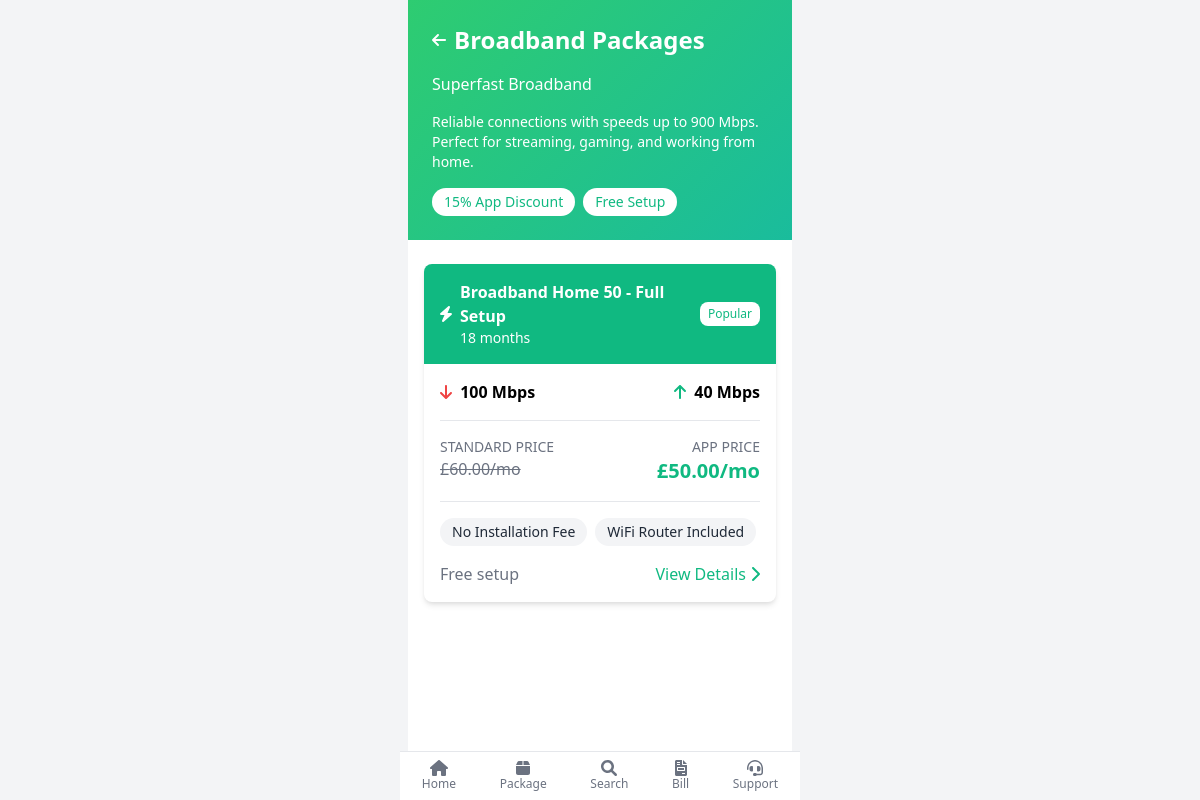
/broadband.php, run on the app's committed database.
### tables this page shows
CREATE TABLE `package` (
  `PackageID` int(11) NOT NULL,
  `PackageName` varchar(255) NOT NULL,
  `Description` text DEFAULT NULL,
  `Type` enum('Mobile','Broadband','Tablet','Custom') NOT NULL,
  `Price` decimal(10,2) NOT NULL,
  `FreeMinutes` int(11) DEFAULT 0,
  `FreeSMS` int(11) DEFAULT 0,
  `FreeGB` float DEFAULT 0,
  `old_price` int(11) NOT NULL,
  `Contract` varchar(255) DEFAULT NULL,
  `IsPopular` tinyint(1) DEFAULT 0,
  `DownloadSpeed` int(11) DEFAULT NULL,
  `UploadSpeed` int(11) DEFAULT NULL,
  `SetupFee` decimal(10,2) DEFAULT NULL,
  `Brand` varchar(100) DEFAULT NULL,
  `Rating` float DEFAULT NULL,
  `UpfrontCost` decimal(11,0) NOT NULL,
  `img` varchar(255) DEFAULT NULL
);

### broadband.php (called while the page is built, shortened)
<?php
include './Include/database.php';
include './models/Package.php';
include './models/BroadbandFeature.php';
$package = new Package($pdo);
$broadbandPackages = $package->readByType('Broadband');
$BroadbandFeature = new BroadbandFeature($pdo);
include './templates/broadband.html.php';
include './layout-mobile.html.php';

### models/Package.php (called while the page is built, shortened)
<?php
class Package {
    private $conn;
    private $table_name = "package";
    public function __construct($db) {
        $this->conn = $db;
    }
    public function readByType($type) {
        $query = "SELECT * FROM " . $this->table_name . " WHERE Type = ?";
        $stmt = $this->conn->prepare($query);
        $stmt->bindParam(1, $type);
        $stmt->execute();
        return $stmt;
    }
}
?>

### models/BroadbandFeature.php (called while the page is built, shortened)
<?php
    class BroadbandFeature {
        private $conn;
        private $table_name = "broadband_features";
        public function __construct($db) {
            $this->conn = $db;
        }
        public function getFeaturesByPackageId($packageId) {
            $query = "SELECT Feature FROM " . $this->table_name . " WHERE PackageID = :packageId";
            $stmt = $this->conn->prepare($query);
            $stmt->execute(['packageId' => $packageId]);
            return $stmt->FetchAll(PDO::FETCH_COLUMN);
        }
    }
?>

### templates/broadband.html.php (the view, shortened to what this page needs)
<header class="gradient-green text-white p-6">
    <div class="container mx-auto">
        <div class="flex items-center mb-4">
            <a href="index.php" class="mr-2"><i class="fas fa-arrow-left"></i></a>
            <h1 class="text-2xl font-bold">Broadband Packages</h1>
        </div>
        <p class="mb-4">Superfast Broadband</p>
        <p class="text-sm mb-2">Reliable connections with speeds up to 900 Mbps. Perfect for streaming, gaming, and working from home.</p>
        <div class="flex space-x-2 mt-4">
            <span class="bg-white text-green-500 px-3 py-1 rounded-full text-sm">15% App Discount</span>
            <span class="bg-white text-green-500 px-3 py-1 rounded-full text-sm">Free Setup</span>
        </div>
    </div>
</header>
<section class="py-6">
    <div class="container mx-auto px-4">
        <?php if ($broadbandPackages->rowCount() > 0): ?>
            <?php while ($pkg = $broadbandPackages->fetch(PDO::FETCH_ASSOC)): ?>
                <?php
                    $features = $BroadbandFeature->getFeaturesByPackageId($pkg['PackageID']);
                ?>
                <div class="bg-white rounded-lg shadow-md mb-6 overflow-hidden">
                    <div class="bg-green-500 text-white p-4 flex items-center">
                        <i class="fas fa-bolt mr-2"></i>
                        <div>
                            <h3 class="font-bold"><?= htmlspecialchars($pkg['PackageName']) ?></h3>
                            <p class="text-sm"><?= htmlspecialchars($pkg['Contract']) ?></p>
                        </div>
                        <?php if ($pkg['IsPopular']): ?>
                            <span class="ml-auto bg-white text-green-500 px-2 py-1 rounded-lg text-xs">Popular</span>
                        <?php endif; ?>
                    </div>
                    <div class="p-4">
                        <div class="flex justify-between mb-4">
                            <div>
                                <i class="fas fa-arrow-down text-red-500 mr-1"></i>
                                <span class="font-bold"><?= htmlspecialchars($pkg['DownloadSpeed']) ?> Mbps</span>
                            </div>
                            <div>
                                <i class="fas fa-arrow-up text-green-500 mr-1"></i>
                                <span class="font-bold"><?= htmlspecialchars($pkg['UploadSpeed']) ?> Mbps</span>
                            </div>
                        </div>
                        <div class="border-t border-b border-gray-200 py-4 mb-4">
                            <div class="flex justify-between">
                                <div>
                                    <p class="text-gray-500 text-sm">STANDARD PRICE</p>
                                    <p class="text-gray-500 line-through">£<?= number_format($pkg['old_price'], 2) ?>/mo</p>
                                </div>
                                <div class="text-right">
                                    <p class="text-gray-500 text-sm">APP PRICE</p>
                                    <p class="text-green-500 font-bold text-xl">£<?= number_format($pkg['Price'], 2) ?>/mo</p>
                                </div>
                            </div>
                        </div>
                        <div class="flex flex-wrap gap-2 mb-4">
                            <?php if (!empty($features)): ?>
                                <?php foreach (array_slice($features, 0, 3) as $feature): ?>
                                    <span class="bg-gray-100 text-gray-800 px-3 py-1 rounded-full text-sm"><?= htmlspecialchars($feature) ?></span>
                                <?php endforeach; ?>
                            <?php else: ?>
                                <span class="bg-gray-100 text-gray-800 px-3 py-1 rounded-full text-sm">No features listed</span>
                            <?php endif; ?>
                        </div>
                        <div class="flex justify-between items-center">
                            <p class="text-gray-500"><?= $pkg['SetupFee'] == 0 ? 'Free setup' : 'Setup Fee: £' . number_format($pkg['SetupFee'], 2) ?></p>
                            <a href="package-details.php?id=<?= $pkg['PackageID'] ?>" class="text-green-500 flex items-center">
                                View Details
                                <i class="fas fa-chevron-right ml-1"></i>
                            </a>
                        </div>
                    </div>
                </div>
            <?php endwhile; ?>
        <?php else: ?>
            <p class="text-center text-gray-500">No broadband packages available.</p>
        <?php endif; ?>
    </div>
</section>

### layout-mobile.html.php (style rules this page uses)
.gradient-green { background: linear-gradient(135deg, #2ecc71 0%, #1abc9c 100%); }
html, body { height: 100%; margin: 0; }

### data on the page
package: PackageName "Broadband Home 50 - Full Setup", Contract "18 months", IsPopular "Popular", DownloadSpeed "100", UploadSpeed "40", old_price "60.00", Price "50.00", feature "No Installation Fee", feature "WiFi Router Included", SetupFee "Free setup"
